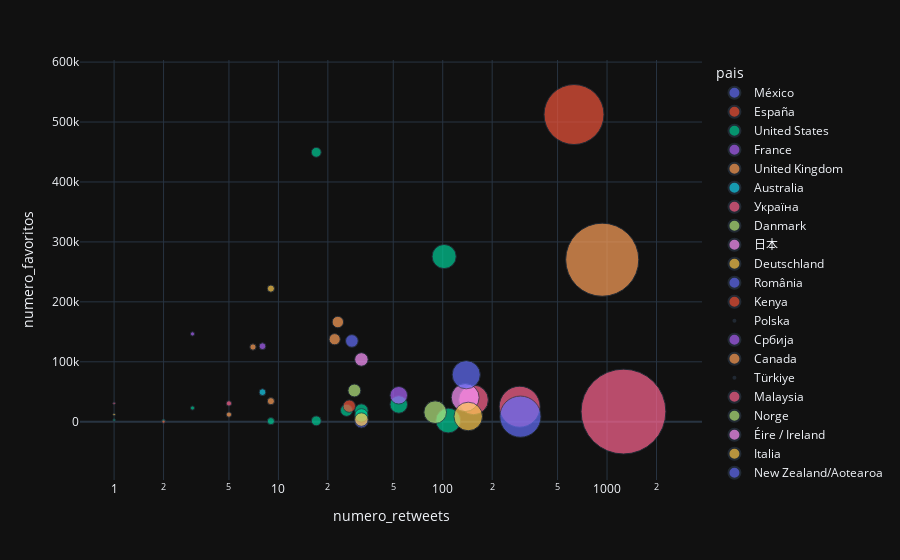

Notebook code for this chart:
### Code cell
fig.show()

### Figure 1 — Plotly figure (JSON) as saved in the notebook; plotly's stock layout.template omitted (floating-point values rounded to 4 significant figures)
{"data": [{"hovertemplate": "<b>%{hovertext}</b><br><br>pais=México<br>numero_retweets=%{marker.size}<br>numero_favoritos=%{y}<extra></extra>", "hovertext": ["5conejo21"], "legendgroup": "México", "marker": {"color": "#636efa", "size": [32.0], "sizemode": "area", "sizeref": 0.3497, "symbol": "circle"}, "mode": "markers", "name": "México", "orientation": "v", "showlegend": true, "x": [32.0], "xaxis": "x", "y": [1000.0], "yaxis": "y", "type": "scatter"}, {"hovertemplate": "<b>%{hovertext}</b><br><br>pais=España<br>numero_retweets=%{marker.size}<br>numero_favoritos=%{y}<extra></extra>", "hovertext": ["BetiBarrera71"], "legendgroup": "España", "marker": {"color": "#EF553B", "size": [629.5], "sizemode": "area", "sizeref": 0.3497, "symbol": "circle"}, "mode": "markers", "name": "España", "orientation": "v", "showlegend": true, "x": [629.5], "xaxis": "x", "y": [512500.0], "yaxis": "y", "type": "scatter"}, {"hovertemplate": "<b>%{hovertext}</b><br><br>pais=United States<br>numero_retweets=%{marker.size}<br>numero_favoritos=%{y}<extra></extra>", "hovertext": ["BragoVictoria", "DenisProkopenk9", "ElEuropeoReal", "Iseabail_lassy", "Naru1Nolan", "PippaPoops", "RACZPATT", "VindiceLibertas", "_murithi_", "gunzgal0r3", "katsmith71", "klp723", "tommy15616"], "legendgroup": "United States", "marker": {"color": "#00cc96", "size": [102.0, 32.0, 0.0, 26.0, 108.0, 17.0, 17.0, 32.0, 9.0, 2.0, 54.0, 3.0, 1.0], "sizemode": "area", "sizeref": 0.3497, "symbol": "circle"}, "mode": "markers", "name": "United States", "orientation": "v", "showlegend": true, "x": [102.0, 32.0, 0.0, 26.0, 108.0, 17.0, 17.0, 32.0, 9.0, 2.0, 54.0, 3.0, 1.0], "xaxis": "x", "y": [275600.0, 18550.0, 2987.0, 19140.0, 2001.0, 1510.0, 449500.0, 10520.0, 1016.0, 1682.0, 28830.0, 22900.0, 2808.0], "yaxis": "y", "type": "scatter"}, {"hovertemplate": "<b>%{hovertext}</b><br><br>pais=France<br>numero_retweets=%{marker.size}<br>numero_favoritos=%{y}<extra></extra>", "hovertext": ["CigalamProvence", "MARIDJE17"], "legendgroup": "France", "marker": {"color": "#ab63fa", "size": [3.0, 54.0], "sizemode": "area", "sizeref": 0.3497, "symbol": "circle"}, "mode": "markers", "name": "France", "orientation": "v", "showlegend": true, "x": [3.0, 54.0], "xaxis": "x", "y": [146500.0, 44140.0], "yaxis": "y", "type": "scatter"}, {"hovertemplate": "<b>%{hovertext}</b><br><br>pais=United Kingdom<br>numero_retweets=%{marker.size}<br>numero_favoritos=%{y}<extra></extra>", "hovertext": ["DianeLBW", "JackNowicki1", "Shane2020Wales", "ben_burnside", "glenmexted", "samchurms1"], "legendgroup": "United Kingdom", "marker": {"color": "#FFA15A", "size": [23.0, 0.0, 22.0, 9.0, 935.0, 5.0], "sizemode": "area", "sizeref": 0.3497, "symbol": "circle"}, "mode": "markers", "name": "United Kingdom", "orientation": "v", "showlegend": true, "x": [23.0, 0.0, 22.0, 9.0, 935.0, 5.0], "xaxis": "x", "y": [166300.0, 84170.0, 137600.0, 34300.0, 270300.0, 11980.0], "yaxis": "y", "type": "scatter"}, {"hovertemplate": "<b>%{hovertext}</b><br><br>pais=Australia<br>numero_retweets=%{marker.size}<br>numero_favoritos=%{y}<extra></extra>", "hovertext": ["DipDevotion"], "legendgroup": "Australia", "marker": {"color": "#19d3f3", "size": [8.0], "sizemode": "area", "sizeref": 0.3497, "symbol": "circle"}, "mode": "markers", "name": "Australia", "orientation": "v", "showlegend": true, "x": [8.0], "xaxis": "x", "y": [49350.0], "yaxis": "y", "type": "scatter"}, {"hovertemplate": "<b>%{hovertext}</b><br><br>pais=Україна<br>numero_retweets=%{marker.size}<br>numero_favoritos=%{y}<extra></extra>", "hovertext": ["HopkoHanna", "SkA4live", "YaroslavaSlava_"], "legendgroup": "Україна", "marker": {"color": "#FF6692", "size": [1259.0, 294.0, 154.0], "sizemode": "area", "sizeref": 0.3497, "symbol": "circle"}, "mode": "markers", "name": "Україна", "orientation": "v", "showlegend": true, "x": [1259.0, 294.0, 154.0], "xaxis": "x", "y": [16970.0, 25040.0, 36470.0], "yaxis": "y", "type": "scatter"}, {"hovertemplate": "<b>%{hovertext}</b><br><br>pais=Danmark<br>numero_retweets=%{marker.size}<br>numero_favoritos=%{y}<extra></extra>", "hovertext": ["JohnKStreet1"], "legendgroup": "Danmark", "marker": {"color": "#B6E880", "size": [29.0], "sizemode": "area", "sizeref": 0.3497, "symbol": "circle"}, "mode": "markers", "name": "Danmark", "orientation": "v", "showlegend": true, "x": [29.0], "xaxis": "x", "y": [52140.0], "yaxis": "y", "type": "scatter"}, {"hovertemplate": "<b>%{hovertext}</b><br><br>pais=日本<br>numero_retweets=%{marker.size}<br>numero_favoritos=%{y}<extra></extra>", "hovertext": ["Kodjo61"], "legendgroup": "日本", "marker": {"color": "#FF97FF", "size": [137.0], "sizemode": "area", "sizeref": 0.3497, "symbol": "circle"}, "mode": "markers", "name": "日本", "orientation": "v", "showlegend": true, "x": [137.0], "xaxis": "x", "y": [40290.0], "yaxis": "y", "type": "scatter"}, {"hovertemplate": "<b>%{hovertext}</b><br><br>pais=Deutschland<br>numero_retweets=%{marker.size}<br>numero_favoritos=%{y}<extra></extra>", "hovertext": ["OlliWse", "_Bartotten_", "holzmueller2"], "legendgroup": "Deutschland", "marker": {"color": "#FECB52", "size": [143.0, 9.0, 1.0], "sizemode": "area", "sizeref": 0.3497, "symbol": "circle"}, "mode": "markers", "name": "Deutschland", "orientation": "v", "showlegend": true, "x": [143.0, 9.0, 1.0], "xaxis": "x", "y": [8771.0, 222100.0, 11960.0], "yaxis": "y", "type": "scatter"}, {"hovertemplate": "<b>%{hovertext}</b><br><br>pais=România<br>numero_retweets=%{marker.size}<br>numero_favoritos=%{y}<extra></extra>", "hovertext": ["RazvanAngelesc2", "lpauladrian"], "legendgroup": "România", "marker": {"color": "#636efa", "size": [28.0, 139.0], "sizemode": "area", "sizeref": 0.3497, "symbol": "circle"}, "mode": "markers", "name": "România", "orientation": "v", "showlegend": true, "x": [28.0, 139.0], "xaxis": "x", "y": [134800.0, 78390.0], "yaxis": "y", "type": "scatter"}, {"hovertemplate": "<b>%{hovertext}</b><br><br>pais=Kenya<br>numero_retweets=%{marker.size}<br>numero_favoritos=%{y}<extra></extra>", "hovertext": ["RomacLtd"], "legendgroup": "Kenya", "marker": {"color": "#EF553B", "size": [2.0], "sizemode": "area", "sizeref": 0.3497, "symbol": "circle"}, "mode": "markers", "name": "Kenya", "orientation": "v", "showlegend": true, "x": [2.0], "xaxis": "x", "y": [119.0], "yaxis": "y", "type": "scatter"}, {"hovertemplate": "<b>%{hovertext}</b><br><br>pais=Polska<br>numero_retweets=%{marker.size}<br>numero_favoritos=%{y}<extra></extra>", "hovertext": ["Twiter__Trends"], "legendgroup": "Polska", "marker": {"color": "#00cc96", "size": [0.0], "sizemode": "area", "sizeref": 0.3497, "symbol": "circle"}, "mode": "markers", "name": "Polska", "orientation": "v", "showlegend": true, "x": [0.0], "xaxis": "x", "y": [342.0], "yaxis": "y", "type": "scatter"}, {"hovertemplate": "<b>%{hovertext}</b><br><br>pais=Србија<br>numero_retweets=%{marker.size}<br>numero_favoritos=%{y}<extra></extra>", "hovertext": ["Zdep11"], "legendgroup": "Србија", "marker": {"color": "#ab63fa", "size": [8.0], "sizemode": "area", "sizeref": 0.3497, "symbol": "circle"}, "mode": "markers", "name": "Србија", "orientation": "v", "showlegend": true, "x": [8.0], "xaxis": "x", "y": [126000.0], "yaxis": "y", "type": "scatter"}, {"hovertemplate": "<b>%{hovertext}</b><br><br>pais=Canada<br>numero_retweets=%{marker.size}<br>numero_favoritos=%{y}<extra></extra>", "hovertext": ["alwaysbeenleft"], "legendgroup": "Canada", "marker": {"color": "#FFA15A", "size": [7.0], "sizemode": "area", "sizeref": 0.3497, "symbol": "circle"}, "mode": "markers", "name": "Canada", "orientation": "v", "showlegend": true, "x": [7.0], "xaxis": "x", "y": [124700.0], "yaxis": "y", "type": "scatter"}, {"hovertemplate": "<b>%{hovertext}</b><br><br>pais=Türkiye<br>numero_retweets=%{marker.size}<br>numero_favoritos=%{y}<extra></extra>", "hovertext": ["anews"], "legendgroup": "Türkiye", "marker": {"color": "#19d3f3", "size": [0.0], "sizemode": "area", "sizeref": 0.3497, "symbol": "circle"}, "mode": "markers", "name": "Türkiye", "orientation": "v", "showlegend": true, "x": [0.0], "xaxis": "x", "y": [1.0], "yaxis": "y", "type": "scatter"}, {"hovertemplate": "<b>%{hovertext}</b><br><br>pais=Malaysia<br>numero_retweets=%{marker.size}<br>numero_favoritos=%{y}<extra></extra>", "hovertext": ["atollun", "kk131066"], "legendgroup": "Malaysia", "marker": {"color": "#FF6692", "size": [5.0, 1.0], "sizemode": "area", "sizeref": 0.3497, "symbol": "circle"}, "mode": "markers", "name": "Malaysia", "orientation": "v", "showlegend": true, "x": [5.0, 1.0], "xaxis": "x", "y": [30600.0, 30790.0], "yaxis": "y", "type": "scatter"}, {"hovertemplate": "<b>%{hovertext}</b><br><br>pais=Norge<br>numero_retweets=%{marker.size}<br>numero_favoritos=%{y}<extra></extra>", "hovertext": ["cjostein"], "legendgroup": "Norge", "marker": {"color": "#B6E880", "size": [90.0], "sizemode": "area", "sizeref": 0.3497, "symbol": "circle"}, "mode": "markers", "name": "Norge", "orientation": "v", "showlegend": true, "x": [90.0], "xaxis": "x", "y": [15930.0], "yaxis": "y", "type": "scatter"}, {"hovertemplate": "<b>%{hovertext}</b><br><br>pais=Éire / Ireland<br>numero_retweets=%{marker.size}<br>numero_favoritos=%{y}<extra></extra>", "hovertext": ["ger_cosgrove"], "legendgroup": "Éire / Ireland", "marker": {"color": "#FF97FF", "size": [32.0], "sizemode": "area", "sizeref": 0.3497, "symbol": "circle"}, "mode": "markers", "name": "Éire / Ireland", "orientation": "v", "showlegend": true, "x": [32.0], "xaxis": "x", "y": [103900.0], "yaxis": "y", "type": "scatter"}, {"hovertemplate": "<b>%{hovertext}</b><br><br>pais=Italia<br>numero_retweets=%{marker.size}<br>numero_favoritos=%{y}<extra></extra>", "hovertext": ["itas1000xr"], "legendgroup": "Italia", "marker": {"color": "#FECB52", "size": [32.0], "sizemode": "area", "sizeref": 0.3497, "symbol": "circle"}, "mode": "markers", "name": "Italia", "orientation": "v", "showlegend": true, "x": [32.0], "xaxis": "x", "y": [3632.0], "yaxis": "y", "type": "scatter"}, {"hovertemplate": "<b>%{hovertext}</b><br><br>pais=New Zealand/Aotearoa<br>numero_retweets=%{marker.size}<br>numero_favoritos=%{y}<extra></extra>", "hovertext": ["jerrygarry"], "legendgroup": "New Zealand/Aotearoa", "marker": {"color": "#636efa", "size": [297.0], "sizemode": "area", "sizeref": 0.3497, "symbol": "circle"}, "mode": "markers", "name": "New Zealand/Aotearoa", "orientation": "v", "showlegend": true, "x": [297.0], "xaxis": "x", "y": [8471.0], "yaxis": "y", "type": "scatter"}, {"hovertemplate": "<b>%{hovertext}</b><br><br>pais=Venezuela<br>numero_retweets=%{marker.size}<br>numero_favoritos=%{y}<extra></extra>", "hovertext": ["josegregorio11"], "legendgroup": "Venezuela", "marker": {"color": "#EF553B", "size": [27.0], "sizemode": "area", "sizeref": 0.3497, "symbol": "circle"}, "mode": "markers", "name": "Venezuela", "orientation": "v", "showlegend": true, "x": [27.0], "xaxis": "x", "y": [26040.0], "yaxis": "y", "type": "scatter"}], "layout": {"xaxis": {"anchor": "y", "domain": [0.0, 1.0], "title": {"text": "numero_retweets"}, "type": "log"}, "yaxis": {"anchor": "x", "domain": [0.0, 1.0], "title": {"text": "numero_favoritos"}}, "legend": {"title": {"text": "pais"}, "tracegroupgap": 0, "itemsizing": "constant"}, "margin": {"t": 60}}}
